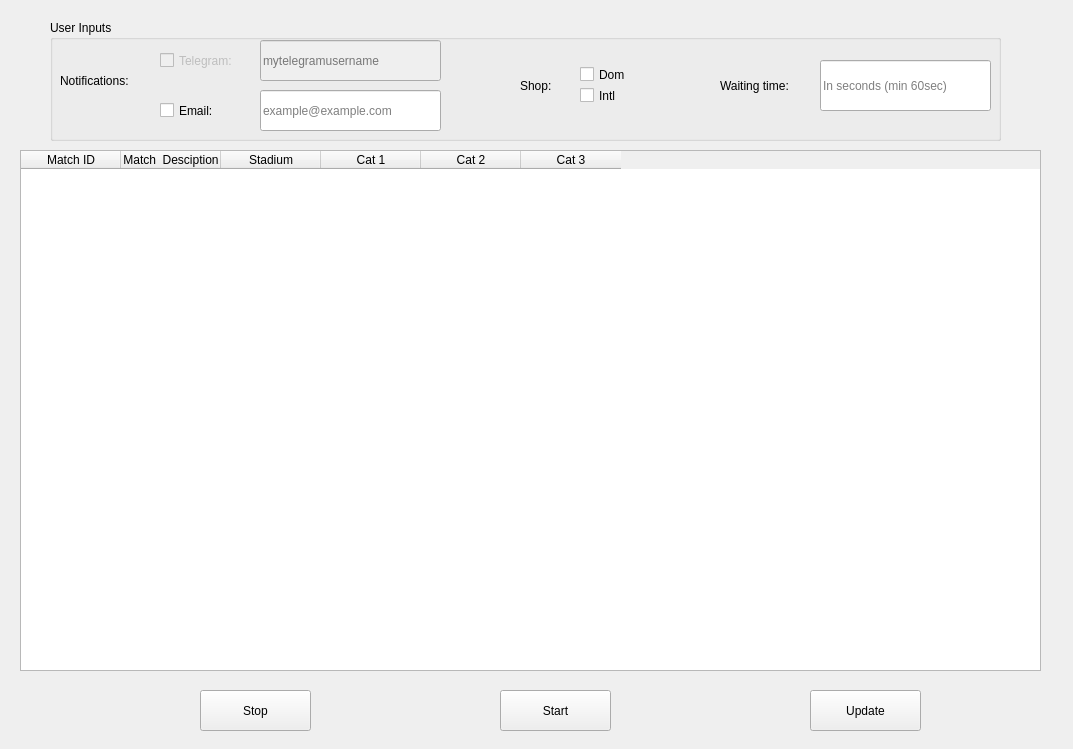
<?xml version="1.0" encoding="UTF-8"?>
<ui version="4.0">
 <class>MainWindow</class>
 <widget class="QMainWindow" name="MainWindow">
  <property name="geometry">
   <rect>
    <x>0</x>
    <y>0</y>
    <width>1073</width>
    <height>749</height>
   </rect>
  </property>
  <property name="windowTitle">
   <string>MainWindow</string>
  </property>
  <widget class="QWidget" name="centralwidget">
   <widget class="QTableWidget" name="table">
    <property name="geometry">
     <rect>
      <x>20</x>
      <y>150</y>
      <width>1021</width>
      <height>521</height>
     </rect>
    </property>
    <property name="autoScrollMargin">
     <number>16</number>
    </property>
    <property name="editTriggers">
     <set>QAbstractItemView::NoEditTriggers</set>
    </property>
    <attribute name="horizontalHeaderMinimumSectionSize">
     <number>40</number>
    </attribute>
    <attribute name="verticalHeaderVisible">
     <bool>false</bool>
    </attribute>
    <attribute name="verticalHeaderMinimumSectionSize">
     <number>30</number>
    </attribute>
    <column>
     <property name="text">
      <string>Match ID</string>
     </property>
    </column>
    <column>
     <property name="text">
      <string>Match  Desciption</string>
     </property>
    </column>
    <column>
     <property name="text">
      <string>Stadium</string>
     </property>
    </column>
    <column>
     <property name="text">
      <string>Cat 1</string>
     </property>
    </column>
    <column>
     <property name="text">
      <string>Cat 2</string>
     </property>
    </column>
    <column>
     <property name="text">
      <string>Cat 3</string>
     </property>
    </column>
   </widget>
   <widget class="QPushButton" name="start_btn">
    <property name="geometry">
     <rect>
      <x>500</x>
      <y>690</y>
      <width>111</width>
      <height>41</height>
     </rect>
    </property>
    <property name="text">
     <string>Start</string>
    </property>
   </widget>
   <widget class="QPushButton" name="stop_btn">
    <property name="geometry">
     <rect>
      <x>200</x>
      <y>690</y>
      <width>111</width>
      <height>41</height>
     </rect>
    </property>
    <property name="text">
     <string>Stop</string>
    </property>
   </widget>
   <widget class="QGroupBox" name="groupBox">
    <property name="geometry">
     <rect>
      <x>50</x>
      <y>20</y>
      <width>951</width>
      <height>121</height>
     </rect>
    </property>
    <property name="title">
     <string>User Inputs</string>
    </property>
    <widget class="QCheckBox" name="intl_checkbox">
     <property name="geometry">
      <rect>
       <x>530</x>
       <y>60</y>
       <width>81</width>
       <height>31</height>
      </rect>
     </property>
     <property name="text">
      <string>Intl</string>
     </property>
    </widget>
    <widget class="QCheckBox" name="dom_checkbox">
     <property name="geometry">
      <rect>
       <x>530</x>
       <y>39</y>
       <width>81</width>
       <height>31</height>
      </rect>
     </property>
     <property name="text">
      <string>Dom</string>
     </property>
    </widget>
    <widget class="QLabel" name="label">
     <property name="geometry">
      <rect>
       <x>470</x>
       <y>40</y>
       <width>51</width>
       <height>51</height>
      </rect>
     </property>
     <property name="styleSheet">
      <string notr="true">font: 75 9pt &quot;MS Shell Dlg 2&quot;;</string>
     </property>
     <property name="text">
      <string>Shop:</string>
     </property>
    </widget>
    <widget class="QCheckBox" name="telegram_checkbox">
     <property name="enabled">
      <bool>false</bool>
     </property>
     <property name="geometry">
      <rect>
       <x>110</x>
       <y>20</y>
       <width>91</width>
       <height>41</height>
      </rect>
     </property>
     <property name="text">
      <string>Telegram:</string>
     </property>
    </widget>
    <widget class="QLabel" name="label_2">
     <property name="geometry">
      <rect>
       <x>10</x>
       <y>30</y>
       <width>91</width>
       <height>61</height>
      </rect>
     </property>
     <property name="styleSheet">
      <string notr="true">font: 75 9pt &quot;MS Shell Dlg 2&quot;;</string>
     </property>
     <property name="text">
      <string>Notifications:</string>
     </property>
    </widget>
    <widget class="QCheckBox" name="email_checkbox">
     <property name="geometry">
      <rect>
       <x>110</x>
       <y>70</y>
       <width>91</width>
       <height>41</height>
      </rect>
     </property>
     <property name="text">
      <string>Email:</string>
     </property>
    </widget>
    <widget class="QLineEdit" name="tg_username_input">
     <property name="enabled">
      <bool>false</bool>
     </property>
     <property name="geometry">
      <rect>
       <x>210</x>
       <y>20</y>
       <width>181</width>
       <height>41</height>
      </rect>
     </property>
     <property name="inputMask">
      <string/>
     </property>
     <property name="text">
      <string/>
     </property>
     <property name="placeholderText">
      <string>mytelegramusername</string>
     </property>
    </widget>
    <widget class="QLineEdit" name="email_input">
     <property name="geometry">
      <rect>
       <x>210</x>
       <y>70</y>
       <width>181</width>
       <height>41</height>
      </rect>
     </property>
     <property name="inputMask">
      <string/>
     </property>
     <property name="text">
      <string/>
     </property>
     <property name="placeholderText">
      <string>example@example.com</string>
     </property>
    </widget>
    <widget class="QLineEdit" name="waiting_time_input">
     <property name="geometry">
      <rect>
       <x>770</x>
       <y>40</y>
       <width>171</width>
       <height>51</height>
      </rect>
     </property>
     <property name="inputMask">
      <string/>
     </property>
     <property name="text">
      <string/>
     </property>
     <property name="placeholderText">
      <string>In seconds (min 60sec)</string>
     </property>
    </widget>
    <widget class="QLabel" name="label_waiting_time">
     <property name="geometry">
      <rect>
       <x>670</x>
       <y>40</y>
       <width>91</width>
       <height>51</height>
      </rect>
     </property>
     <property name="styleSheet">
      <string notr="true">font: 75 9pt &quot;MS Shell Dlg 2&quot;;</string>
     </property>
     <property name="text">
      <string>Waiting time:</string>
     </property>
    </widget>
    <widget class="QLabel" name="duration_error_label">
     <property name="geometry">
      <rect>
       <x>770</x>
       <y>90</y>
       <width>171</width>
       <height>21</height>
      </rect>
     </property>
     <property name="styleSheet">
      <string notr="true">color: rgb(255, 85, 0);</string>
     </property>
     <property name="text">
      <string/>
     </property>
    </widget>
   </widget>
   <widget class="QPushButton" name="update_btn">
    <property name="geometry">
     <rect>
      <x>810</x>
      <y>690</y>
      <width>111</width>
      <height>41</height>
     </rect>
    </property>
    <property name="text">
     <string>Update</string>
    </property>
   </widget>
  </widget>
 </widget>
 <resources/>
 <connections/>
</ui>
